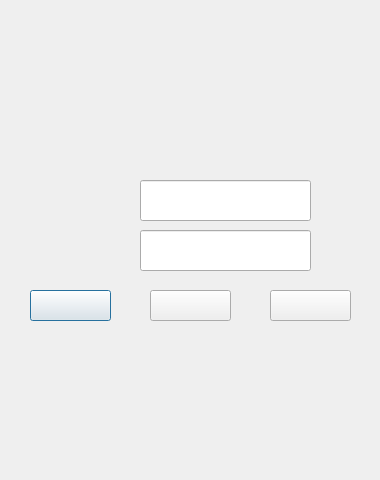
<?xml version="1.0" encoding="UTF-8"?>
<ui version="4.0">
 <class>LoginDlg</class>
 <widget class="QDialog" name="LoginDlg">
  <property name="geometry">
   <rect>
    <x>0</x>
    <y>0</y>
    <width>380</width>
    <height>480</height>
   </rect>
  </property>
  <property name="windowTitle">
   <string>五子棋</string>
  </property>
  <property name="windowIcon">
   <iconset resource="fivechessclient.qrc">
    <normaloff>:/new/prefix1/src/Icon.png</normaloff>:/new/prefix1/src/Icon.png</iconset>
  </property>
  <property name="autoFillBackground">
   <bool>false</bool>
  </property>
  <property name="styleSheet">
   <string notr="true"/>
  </property>
  <widget class="QPushButton" name="LoginButton">
   <property name="geometry">
    <rect>
     <x>30</x>
     <y>290</y>
     <width>81</width>
     <height>31</height>
    </rect>
   </property>
   <property name="styleSheet">
    <string notr="true">border-image: url(:/new/prefix1/src/Login.png);</string>
   </property>
   <property name="text">
    <string/>
   </property>
  </widget>
  <widget class="QPushButton" name="RegisterButton">
   <property name="geometry">
    <rect>
     <x>150</x>
     <y>290</y>
     <width>81</width>
     <height>31</height>
    </rect>
   </property>
   <property name="styleSheet">
    <string notr="true">border-image: url(:/new/prefix1/src/Register.png);</string>
   </property>
   <property name="text">
    <string/>
   </property>
  </widget>
  <widget class="QLabel" name="UsernameLabel">
   <property name="geometry">
    <rect>
     <x>70</x>
     <y>190</y>
     <width>61</width>
     <height>21</height>
    </rect>
   </property>
   <property name="styleSheet">
    <string notr="true">border-image: url(:/new/prefix1/src/Username.png);</string>
   </property>
   <property name="text">
    <string/>
   </property>
  </widget>
  <widget class="QLabel" name="PasswordLabel">
   <property name="geometry">
    <rect>
     <x>80</x>
     <y>240</y>
     <width>41</width>
     <height>21</height>
    </rect>
   </property>
   <property name="styleSheet">
    <string notr="true">border-image: url(:/new/prefix1/src/Password.png);</string>
   </property>
   <property name="text">
    <string/>
   </property>
  </widget>
  <widget class="QPushButton" name="ExitButton">
   <property name="geometry">
    <rect>
     <x>270</x>
     <y>290</y>
     <width>81</width>
     <height>31</height>
    </rect>
   </property>
   <property name="styleSheet">
    <string notr="true">border-image: url(:/new/prefix1/src/Exit.png);</string>
   </property>
   <property name="text">
    <string/>
   </property>
  </widget>
  <widget class="QLineEdit" name="PasswordEdit">
   <property name="geometry">
    <rect>
     <x>140</x>
     <y>230</y>
     <width>171</width>
     <height>41</height>
    </rect>
   </property>
   <property name="font">
    <font>
     <family>华文行楷</family>
    </font>
   </property>
   <property name="styleSheet">
    <string notr="true">border-image: url(:/new/prefix1/src/button.png);</string>
   </property>
   <property name="locale">
    <locale language="English" country="UnitedStates"/>
   </property>
   <property name="maxLength">
    <number>10</number>
   </property>
   <property name="echoMode">
    <enum>QLineEdit::Password</enum>
   </property>
   <property name="alignment">
    <set>Qt::AlignCenter</set>
   </property>
  </widget>
  <widget class="QLineEdit" name="UsernameEdit">
   <property name="geometry">
    <rect>
     <x>140</x>
     <y>180</y>
     <width>171</width>
     <height>41</height>
    </rect>
   </property>
   <property name="font">
    <font>
     <family>幼圆</family>
     <pointsize>16</pointsize>
    </font>
   </property>
   <property name="styleSheet">
    <string notr="true">border-image: url(:/new/prefix1/src/button.png);</string>
   </property>
   <property name="locale">
    <locale language="English" country="UnitedStates"/>
   </property>
   <property name="maxLength">
    <number>10</number>
   </property>
   <property name="echoMode">
    <enum>QLineEdit::Normal</enum>
   </property>
   <property name="alignment">
    <set>Qt::AlignCenter</set>
   </property>
  </widget>
  <widget class="QLabel" name="label">
   <property name="geometry">
    <rect>
     <x>0</x>
     <y>0</y>
     <width>381</width>
     <height>481</height>
    </rect>
   </property>
   <property name="styleSheet">
    <string notr="true">border-image: url(:/new/prefix1/src/Background.jpg);</string>
   </property>
   <property name="text">
    <string/>
   </property>
  </widget>
  <zorder>label</zorder>
  <zorder>LoginButton</zorder>
  <zorder>RegisterButton</zorder>
  <zorder>UsernameLabel</zorder>
  <zorder>PasswordLabel</zorder>
  <zorder>ExitButton</zorder>
  <zorder>PasswordEdit</zorder>
  <zorder>UsernameEdit</zorder>
 </widget>
 <tabstops>
  <tabstop>UsernameEdit</tabstop>
  <tabstop>PasswordEdit</tabstop>
  <tabstop>LoginButton</tabstop>
  <tabstop>RegisterButton</tabstop>
  <tabstop>ExitButton</tabstop>
 </tabstops>
 <resources>
  <include location="fivechessclient.qrc"/>
 </resources>
 <connections/>
</ui>
